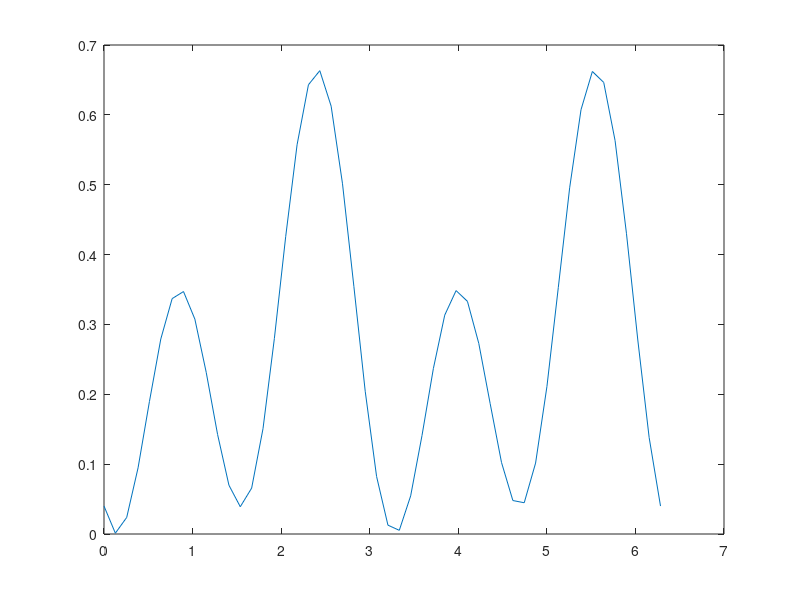
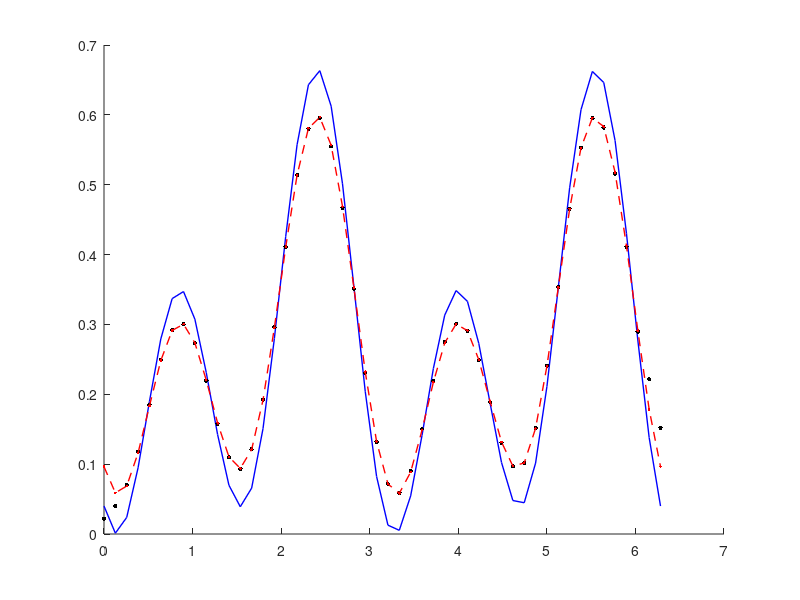

Here is the MATLAB script that generated these plots, in order:
%Polarization Simulation
close all
clear all
N=50; %Number of points

%Choose Ex and Ey Values at Random

Ex=rand(1);
Ey=sqrt(1-Ex^2);
phi=rand(1)*2*pi;
Ey=Ey*exp(1i*phi);


S0=Ex*conj(Ex)+Ey*conj(Ey)
S1=Ex*conj(Ex)-Ey*conj(Ey)
S2=Ex*conj(Ey)+Ey*conj(Ex)
S3=1i*(Ex*conj(Ey)-Ey*conj(Ex))

theta=linspace(0,2*pi,N)';

Itheta=(2*S0+S1)/4+S3/2*sin(2*theta)+S1/4*cos(4*theta)+S2/4*sin(4*theta);

figure
plot(theta,Itheta)

%Now do the reverse to extract the parameters
%Lets adjust the above curve through a moving average to make it "look" like measure data
SimData = movmean(Itheta,5);

x0=[1 1 0 0]; %set parameters to start from
fit = @(b,theta)  (2*b(1)+b(2))/4+b(4)/2*sin(2*theta)+b(2)/4*cos(4*theta)+b(3)/4*sin(4*theta);
fcn = @(b) sum((fit(b,theta) - SimData).^2);                              % Least-Squares cost function
% s = fminsearch(fcn, [yr;  per;  -1;  ym])   

%Fitted Polarization Parameters
s = fminsearch(fcn,x0)

Itheta_fit=(2*s(1)+s(2))/4+s(4)/2*sin(2*theta)+s(2)/4*cos(4*theta)+s(3)/4*sin(4*theta);

%Compare the data sets
figure(2)
hold on
plot(theta,Itheta,'-b','LineWidth',1)
plot(theta,SimData,'.k','MarkerSize',10)
plot(theta,Itheta_fit,'.--r','LineWidth',1)
hold off